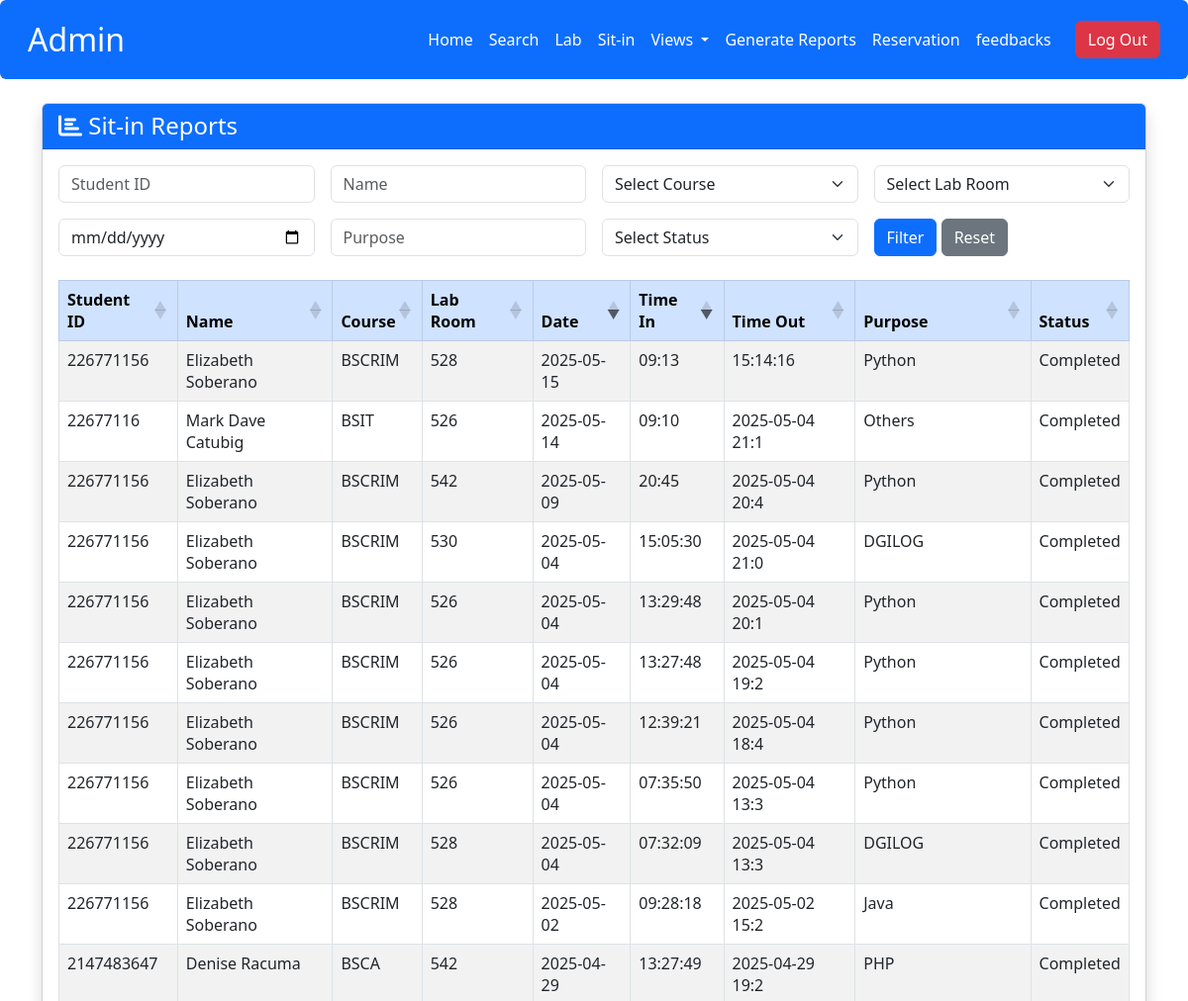
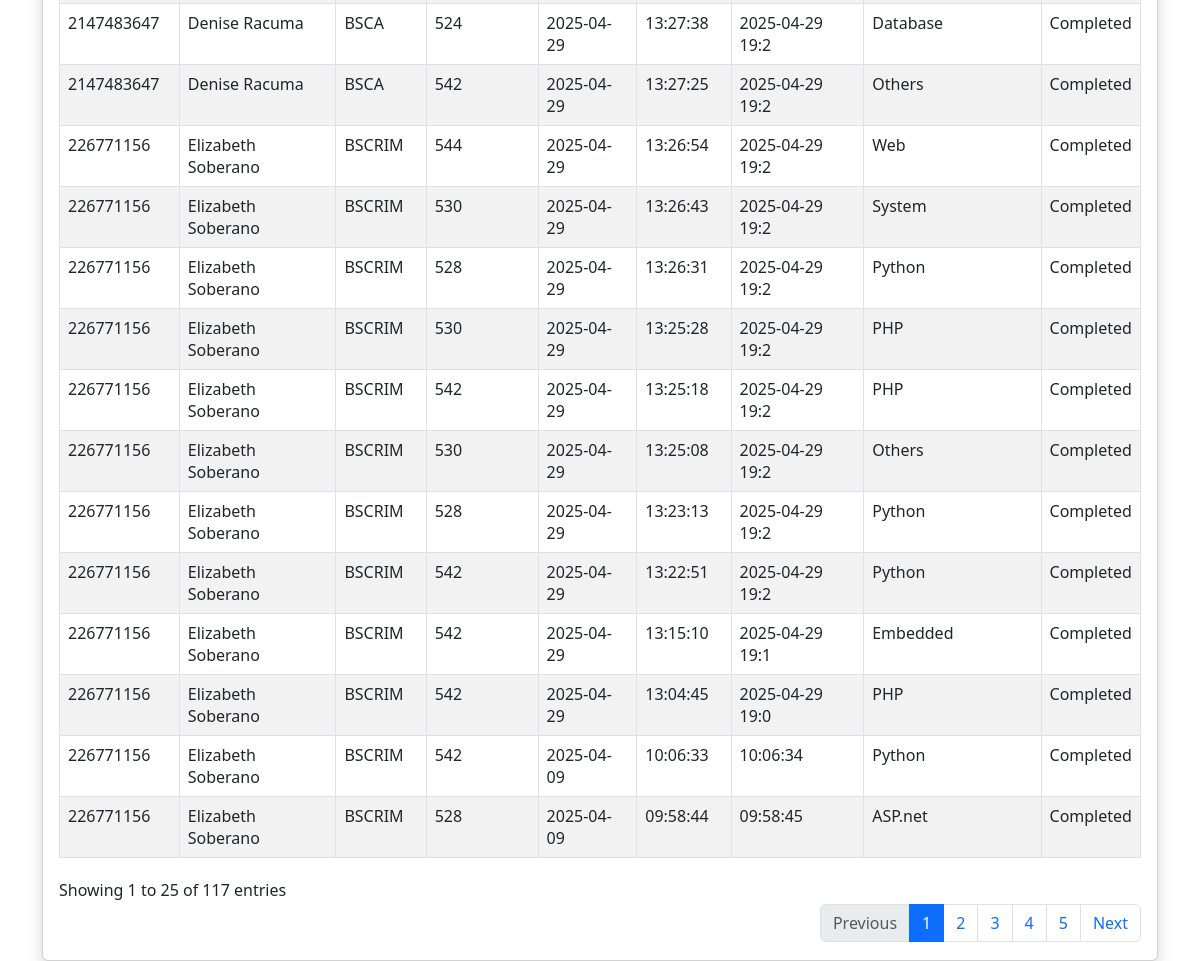
Screenshot of /admin/generate_report.php with the database file from the repository (2 pictures, top to bottom).
### tables this page shows
CREATE TABLE `student_sit_in` (
  `sit_id` int(11) NOT NULL,
  `id_number` int(11) NOT NULL,
  `sit_purpose` varchar(50) NOT NULL,
  `sit_lab` varchar(20) NOT NULL,
  `pc_number` int(11) NOT NULL DEFAULT 0,
  `time_in` varchar(15) NOT NULL,
  `time_out` varchar(15) NOT NULL,
  `sit_date` varchar(10) NOT NULL,
  `status` varchar(20) NOT NULL
);

CREATE TABLE `user` (
  `id` int(11) NOT NULL,
  `lname` varchar(50) DEFAULT NULL,
  `fname` varchar(50) DEFAULT NULL,
  `MName` varchar(50) DEFAULT NULL,
  `Course` varchar(50) DEFAULT NULL,
  `Level` varchar(10) DEFAULT NULL,
  `username` varchar(50) DEFAULT NULL,
  `password` varchar(255) NOT NULL,
  `image` varchar(255) DEFAULT NULL,
  `email` varchar(100) NOT NULL,
  `address` varchar(255) DEFAULT NULL,
  `role` enum('admin','user') NOT NULL DEFAULT 'user',
  `remaining_session` int(11) NOT NULL DEFAULT 30,
  `points` int(11) DEFAULT 0
);

### admin/generate_report.php (the view, shortened to what this page needs)
<?php
include('db.php');
include('admin_navbar.php');
?>
<!DOCTYPE html>
<html lang="en">
<head>
    <link rel="stylesheet" href="https://cdn.jsdelivr.net/npm/bootstrap@5.3.0/dist/css/bootstrap.min.css">
    <link rel="stylesheet" href="https://cdnjs.cloudflare.com/ajax/libs/font-awesome/6.5.1/css/all.min.css">
    <link rel="stylesheet" href="https://cdn.datatables.net/1.11.5/css/dataTables.bootstrap5.min.css">
    <link rel="stylesheet" href="https://cdn.datatables.net/buttons/2.2.2/css/buttons.bootstrap5.min.css">
</head>
<body>
    <div class="container mt-4">
        <div class="card shadow">
            <div class="card-header bg-primary text-white">
                <h4 class="mb-0"><i class="fas fa-chart-bar"></i> Sit-in Reports</h4>
            </div>
            <div class="card-body">
                <form method="POST" class="mb-4">
                    <div class="row g-3">
                        <div class="col-md-3">
                            <input type="text" class="form-control" name="student_id" placeholder="Student ID" value="<?php echo $_POST['student_id'] ?? ''; ?>">
                        </div>
                        <div class="col-md-3">
                            <input type="text" class="form-control" name="name" placeholder="Name" value="<?php echo $_POST['name'] ?? ''; ?>">
                        </div>
                        <div class="col-md-3">
                            <select class="form-select" name="course">
                                <option value="">Select Course</option>
                            </select>
                        </div>
                        <div class="col-md-3">
                            <select class="form-select" name="lab_room">
                                <option value="">Select Lab Room</option>
                            </select>
                        </div>
                        <div class="col-md-3">
                            <input type="date" class="form-control" name="date" value="<?php echo $_POST['date'] ?? ''; ?>">
                        </div>
                        <div class="col-md-3">
                            <input type="text" class="form-control" name="purpose" placeholder="Purpose" value="<?php echo $_POST['purpose'] ?? ''; ?>">
                        </div>
                        <div class="col-md-3">
                            <select class="form-select" name="status">
                                <option value="">Select Status</option>
                            </select>
                        </div>
                        <div class="col-md-3">
                            <button type="submit" class="btn btn-primary">Filter</button>
                            <a href="generate_report.php" class="btn btn-secondary">Reset</a>
                        </div>
                    </div>
                </form>
                <table id="reportTable" class="table table-striped table-bordered">
                    <thead class="table-primary">
                        <tr>
                            <th>Student ID</th>
                            <th>Name</th>
                            <th>Course</th>
                            <th>Lab Room</th>
                            <th>Date</th>
                            <th>Time In</th>
                            <th>Time Out</th>
                            <th>Purpose</th>
                            <th>Status</th>
                        </tr>
                    </thead>
                    <tbody>
                        <?php
                        $query = "SELECT s.*, u.fname, u.lname, u.Course
                                FROM student_sit_in s
                                LEFT JOIN user u ON s.id_number = u.id";
                        $query .= " ORDER BY s.sit_date DESC, s.time_in DESC";
                        $result = mysqli_query($con, $query);
                        while($row = mysqli_fetch_assoc($result)) {
                            echo "<tr>
                                    <td>{$row['id_number']}</td>
                                    <td>{$row['fname']} {$row['lname']}</td>
                                    <td>{$row['Course']}</td>
                                    <td>{$row['sit_lab']}</td>
                                    <td>{$row['sit_date']}</td>
                                    <td>{$row['time_in']}</td>
                                    <td>{$row['time_out']}</td>
                                    <td>{$row['sit_purpose']}</td>
                                    <td>{$row['status']}</td>
                                </tr>";
                        }
                        ?>
                    </tbody>
                </table>
            </div>
        </div>
    </div>
</body>
</html>

### rows the page displays
student_sit_in: id_number "226771156", user.fname "Elizabeth", user.lname "Soberano", user.Course "BSCRIM", sit_lab "528", sit_date "2025-05-15", time_in "09:13", time_out "15:14:16", sit_purpose "Python", status "Completed"
student_sit_in: id_number "22677116", user.fname "Mark Dave", user.lname "Catubig", user.Course "BSIT", sit_lab "526", sit_date "2025-05-14", time_in "09:10", time_out "2025-05-04 21:1", sit_purpose "Others", status "Completed"
student_sit_in: id_number "226771156", user.fname "Elizabeth", user.lname "Soberano", user.Course "BSCRIM", sit_lab "542", sit_date "2025-05-09", time_in "20:45", time_out "2025-05-04 20:4", sit_purpose "Python", status "Completed"
student_sit_in: id_number "226771156", user.fname "Elizabeth", user.lname "Soberano", user.Course "BSCRIM", sit_lab "530", sit_date "2025-05-04", time_in "15:05:30", time_out "2025-05-04 21:0", sit_purpose "DGILOG", status "Completed"
student_sit_in: id_number "226771156", user.fname "Elizabeth", user.lname "Soberano", user.Course "BSCRIM", sit_lab "526", sit_date "2025-05-04", time_in "13:29:48", time_out "2025-05-04 20:1", sit_purpose "Python", status "Completed"
student_sit_in: id_number "226771156", user.fname "Elizabeth", user.lname "Soberano", user.Course "BSCRIM", sit_lab "526", sit_date "2025-05-04", time_in "13:27:48", time_out "2025-05-04 19:2", sit_purpose "Python", status "Completed"
student_sit_in: id_number "226771156", user.fname "Elizabeth", user.lname "Soberano", user.Course "BSCRIM", sit_lab "526", sit_date "2025-05-04", time_in "12:39:21", time_out "2025-05-04 18:4", sit_purpose "Python", status "Completed"
student_sit_in: id_number "226771156", user.fname "Elizabeth", user.lname "Soberano", user.Course "BSCRIM", sit_lab "526", sit_date "2025-05-04", time_in "07:35:50", time_out "2025-05-04 13:3", sit_purpose "Python", status "Completed"
student_sit_in: id_number "226771156", user.fname "Elizabeth", user.lname "Soberano", user.Course "BSCRIM", sit_lab "528", sit_date "2025-05-04", time_in "07:32:09", time_out "2025-05-04 13:3", sit_purpose "DGILOG", status "Completed"
student_sit_in: id_number "226771156", user.fname "Elizabeth", user.lname "Soberano", user.Course "BSCRIM", sit_lab "528", sit_date "2025-05-02", time_in "09:28:18", time_out "2025-05-02 15:2", sit_purpose "Java", status "Completed"
student_sit_in: id_number "2147483647", user.fname "Denise", user.lname "Racuma", user.Course "BSCA", sit_lab "542", sit_date "2025-04-29", time_in "13:27:49", time_out "2025-04-29 19:2", sit_purpose "PHP", status "Completed"
student_sit_in: id_number "2147483647", user.fname "Denise", user.lname "Racuma", user.Course "BSCA", sit_lab "524", sit_date "2025-04-29", time_in "13:27:38", time_out "2025-04-29 19:2", sit_purpose "Database", status "Completed"
student_sit_in: id_number "2147483647", user.fname "Denise", user.lname "Racuma", user.Course "BSCA", sit_lab "542", sit_date "2025-04-29", time_in "13:27:25", time_out "2025-04-29 19:2", sit_purpose "Others", status "Completed"
student_sit_in: id_number "226771156", user.fname "Elizabeth", user.lname "Soberano", user.Course "BSCRIM", sit_lab "544", sit_date "2025-04-29", time_in "13:26:54", time_out "2025-04-29 19:2", sit_purpose "Web", status "Completed"
student_sit_in: id_number "226771156", user.fname "Elizabeth", user.lname "Soberano", user.Course "BSCRIM", sit_lab "530", sit_date "2025-04-29", time_in "13:26:43", time_out "2025-04-29 19:2", sit_purpose "System", status "Completed"
student_sit_in: id_number "226771156", user.fname "Elizabeth", user.lname "Soberano", user.Course "BSCRIM", sit_lab "528", sit_date "2025-04-29", time_in "13:26:31", time_out "2025-04-29 19:2", sit_purpose "Python", status "Completed"
student_sit_in: id_number "226771156", user.fname "Elizabeth", user.lname "Soberano", user.Course "BSCRIM", sit_lab "530", sit_date "2025-04-29", time_in "13:25:28", time_out "2025-04-29 19:2", sit_purpose "PHP", status "Completed"
student_sit_in: id_number "226771156", user.fname "Elizabeth", user.lname "Soberano", user.Course "BSCRIM", sit_lab "542", sit_date "2025-04-29", time_in "13:25:18", time_out "2025-04-29 19:2", sit_purpose "PHP", status "Completed"
student_sit_in: id_number "226771156", user.fname "Elizabeth", user.lname "Soberano", user.Course "BSCRIM", sit_lab "530", sit_date "2025-04-29", time_in "13:25:08", time_out "2025-04-29 19:2", sit_purpose "Others", status "Completed"
student_sit_in: id_number "226771156", user.fname "Elizabeth", user.lname "Soberano", user.Course "BSCRIM", sit_lab "528", sit_date "2025-04-29", time_in "13:23:13", time_out "2025-04-29 19:2", sit_purpose "Python", status "Completed"
student_sit_in: id_number "226771156", user.fname "Elizabeth", user.lname "Soberano", user.Course "BSCRIM", sit_lab "542", sit_date "2025-04-29", time_in "13:22:51", time_out "2025-04-29 19:2", sit_purpose "Python", status "Completed"
student_sit_in: id_number "226771156", user.fname "Elizabeth", user.lname "Soberano", user.Course "BSCRIM", sit_lab "542", sit_date "2025-04-29", time_in "13:15:10", time_out "2025-04-29 19:1", sit_purpose "Embedded", status "Completed"
student_sit_in: id_number "226771156", user.fname "Elizabeth", user.lname "Soberano", user.Course "BSCRIM", sit_lab "542", sit_date "2025-04-29", time_in "13:04:45", time_out "2025-04-29 19:0", sit_purpose "PHP", status "Completed"
student_sit_in: id_number "226771156", user.fname "Elizabeth", user.lname "Soberano", user.Course "BSCRIM", sit_lab "542", sit_date "2025-04-09", time_in "10:06:33", time_out "10:06:34", sit_purpose "Python", status "Completed"
student_sit_in: id_number "226771156", user.fname "Elizabeth", user.lname "Soberano", user.Course "BSCRIM", sit_lab "528", sit_date "2025-04-09", time_in "09:58:44", time_out "09:58:45", sit_purpose "ASP.net", status "Completed"
